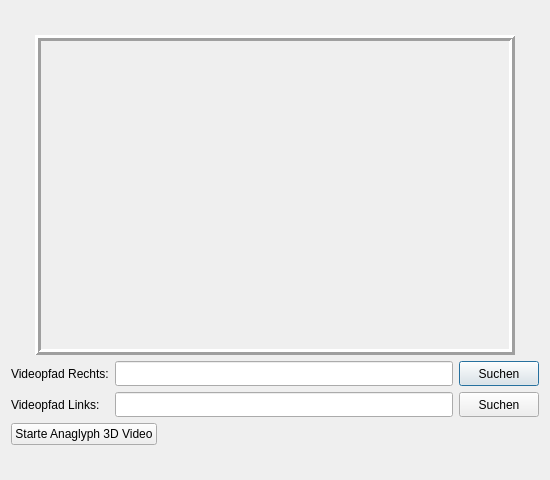
<?xml version="1.0" encoding="UTF-8"?>
<ui version="4.0">
 <class>Anaglyph3DView</class>
 <widget class="QDialog" name="Anaglyph3DView">
  <property name="geometry">
   <rect>
    <x>0</x>
    <y>0</y>
    <width>550</width>
    <height>480</height>
   </rect>
  </property>
  <property name="windowTitle">
   <string>Anaglyph 3D-Video</string>
  </property>
  <layout class="QGridLayout" name="gridLayout_2">
   <item row="0" column="0">
    <layout class="QGridLayout" name="gridLayout">
     <item row="0" column="0">
      <layout class="QHBoxLayout" name="horizontalLayout_2">
       <item>
        <widget class="QLabel" name="videoLabel">
         <property name="minimumSize">
          <size>
           <width>480</width>
           <height>320</height>
          </size>
         </property>
         <property name="maximumSize">
          <size>
           <width>480</width>
           <height>320</height>
          </size>
         </property>
         <property name="autoFillBackground">
          <bool>true</bool>
         </property>
         <property name="frameShape">
          <enum>QFrame::Box</enum>
         </property>
         <property name="frameShadow">
          <enum>QFrame::Raised</enum>
         </property>
         <property name="lineWidth">
          <number>3</number>
         </property>
         <property name="text">
          <string/>
         </property>
        </widget>
       </item>
      </layout>
     </item>
     <item row="1" column="0">
      <layout class="QHBoxLayout" name="horizontalLayout_6">
       <item>
        <layout class="QVBoxLayout" name="verticalLayout_2">
         <item>
          <widget class="QLabel" name="VideoPath_label_2">
           <property name="text">
            <string>Videopfad Rechts:</string>
           </property>
          </widget>
         </item>
         <item>
          <widget class="QLabel" name="VideoPath_label">
           <property name="text">
            <string>Videopfad Links:</string>
           </property>
          </widget>
         </item>
        </layout>
       </item>
       <item>
        <layout class="QVBoxLayout" name="verticalLayout_3">
         <item>
          <layout class="QHBoxLayout" name="horizontalLayout_3">
           <item>
            <widget class="QLineEdit" name="videoFilePathRight_QLineEdit">
             <property name="minimumSize">
              <size>
               <width>200</width>
               <height>25</height>
              </size>
             </property>
             <property name="maximumSize">
              <size>
               <width>99999</width>
               <height>99999</height>
              </size>
             </property>
            </widget>
           </item>
           <item>
            <widget class="QPushButton" name="searchRigthVideoFile_button">
             <property name="minimumSize">
              <size>
               <width>80</width>
               <height>25</height>
              </size>
             </property>
             <property name="maximumSize">
              <size>
               <width>80</width>
               <height>25</height>
              </size>
             </property>
             <property name="text">
              <string>Suchen</string>
             </property>
            </widget>
           </item>
          </layout>
         </item>
         <item>
          <layout class="QHBoxLayout" name="horizontalLayout_5">
           <item>
            <widget class="QLineEdit" name="videoFilePathLeft_QLineEdit">
             <property name="minimumSize">
              <size>
               <width>200</width>
               <height>25</height>
              </size>
             </property>
             <property name="maximumSize">
              <size>
               <width>999999</width>
               <height>99999</height>
              </size>
             </property>
            </widget>
           </item>
           <item>
            <widget class="QPushButton" name="searchLeftVideoFile_button">
             <property name="minimumSize">
              <size>
               <width>80</width>
               <height>25</height>
              </size>
             </property>
             <property name="maximumSize">
              <size>
               <width>80</width>
               <height>25</height>
              </size>
             </property>
             <property name="text">
              <string>Suchen</string>
             </property>
            </widget>
           </item>
          </layout>
         </item>
        </layout>
       </item>
      </layout>
     </item>
     <item row="2" column="0">
      <layout class="QHBoxLayout" name="horizontalLayout">
       <item>
        <layout class="QVBoxLayout" name="verticalLayout">
         <item>
          <layout class="QHBoxLayout" name="horizontalLayout_4">
           <item>
            <widget class="QPushButton" name="startVideo_button">
             <property name="text">
              <string>Starte Anaglyph 3D Video</string>
             </property>
            </widget>
           </item>
           <item>
            <spacer name="horizontalSpacer">
             <property name="orientation">
              <enum>Qt::Horizontal</enum>
             </property>
             <property name="sizeHint" stdset="0">
              <size>
               <width>40</width>
               <height>20</height>
              </size>
             </property>
            </spacer>
           </item>
          </layout>
         </item>
        </layout>
       </item>
      </layout>
     </item>
    </layout>
   </item>
  </layout>
 </widget>
 <resources/>
 <connections/>
</ui>
